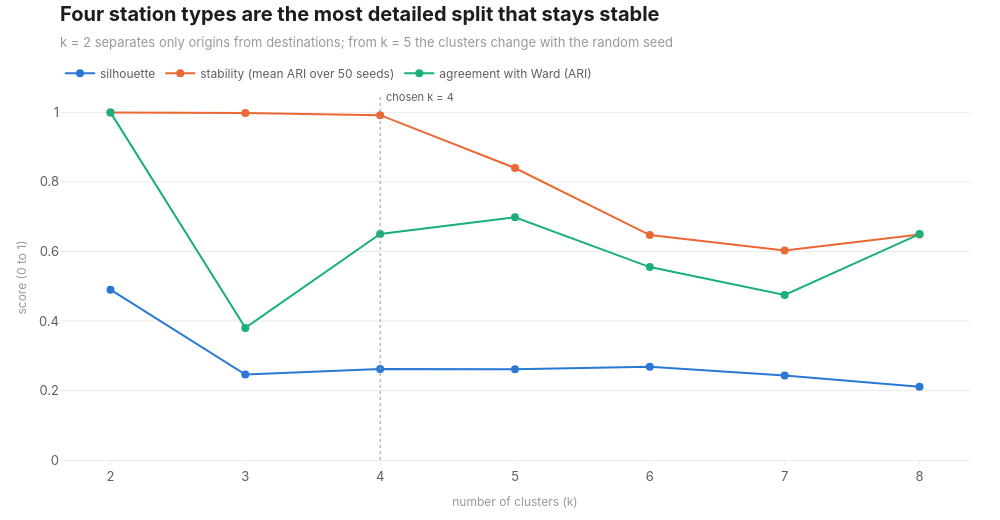

The notebook cell this image was saved under:
### Code cell
fig = go.Figure()
measures = [
    ("silhouette", "silhouette", viz.SERIES[0]),
    ("stability_mean_ari", "stability (mean ARI over 50 seeds)", viz.SERIES[1]),
    ("ari_vs_ward", "agreement with Ward (ARI)", viz.SERIES[2]),
]
for column, label, color in measures:
    fig.add_trace(go.Scatter(
        x=k_table.index,
        y=k_table[column],
        mode="lines+markers",
        name=label,
        line=dict(color=color, width=2),
        marker=dict(size=8),
        hovertemplate="k=%{x}: %{y:.3f}<extra>" + label + "</extra>",
    ))
viz.vline(fig, 4, "chosen k = 4", y=1.02)
fig.update_xaxes(title_text="number of clusters (k)", dtick=1)
fig.update_yaxes(title_text="score (0 to 1)", range=[0, 1.05])

title = "Four station types are the most detailed split that stays stable"
subtitle = "k = 2 separates only origins from destinations; from k = 5 the clusters change with the random seed"
viz.titled(fig, title, subtitle)
viz.save(fig, "09_choose_k")
fig

### Figure 1 — Plotly figure (JSON) as saved in the notebook; plotly's stock layout.template omitted (floating-point values rounded to 4 significant figures)
{"data": [{"hovertemplate": "k=%{x}: %{y:.3f}<extra>silhouette</extra>", "line": {"color": "#2a78d6", "width": 2}, "marker": {"size": 8}, "mode": "lines+markers", "name": "silhouette", "type": "scatter", "x": [2, 3, 4, 5, 6, 7, 8], "y": [0.49, 0.246, 0.262, 0.261, 0.268, 0.243, 0.211]}, {"hovertemplate": "k=%{x}: %{y:.3f}<extra>stability (mean ARI over 50 seeds)</extra>", "line": {"color": "#eb6834", "width": 2}, "marker": {"size": 8}, "mode": "lines+markers", "name": "stability (mean ARI over 50 seeds)", "type": "scatter", "x": [2, 3, 4, 5, 6, 7, 8], "y": [1.0, 0.998, 0.992, 0.84, 0.647, 0.603, 0.649]}, {"hovertemplate": "k=%{x}: %{y:.3f}<extra>agreement with Ward (ARI)</extra>", "line": {"color": "#1baf7a", "width": 2}, "marker": {"size": 8}, "mode": "lines+markers", "name": "agreement with Ward (ARI)", "type": "scatter", "x": [2, 3, 4, 5, 6, 7, 8], "y": [1.0, 0.38, 0.65, 0.698, 0.555, 0.475, 0.65]}], "layout": {"annotations": [{"font": {"color": "#5f5e5a", "size": 11}, "showarrow": false, "text": "chosen k = 4", "x": 4, "xanchor": "left", "xshift": 4, "y": 1.02, "yref": "paper"}], "height": 520, "shapes": [{"line": {"color": "#9a9993", "dash": "dot", "width": 1}, "type": "line", "x0": 4, "x1": 4, "xref": "x", "y0": 0, "y1": 1, "yref": "y domain"}], "title": {"text": "<b>Four station types are the most detailed split that stays stable</b><br><span style='font-size:13px;color:#9a9993'>k = 2 separates only origins from destinations; from k = 5 the clusters change with the random seed</span>"}, "width": 1000, "xaxis": {"dtick": 1, "title": {"text": "number of clusters (k)"}}, "yaxis": {"range": [0, 1.05], "title": {"text": "score (0 to 1)"}}}}
